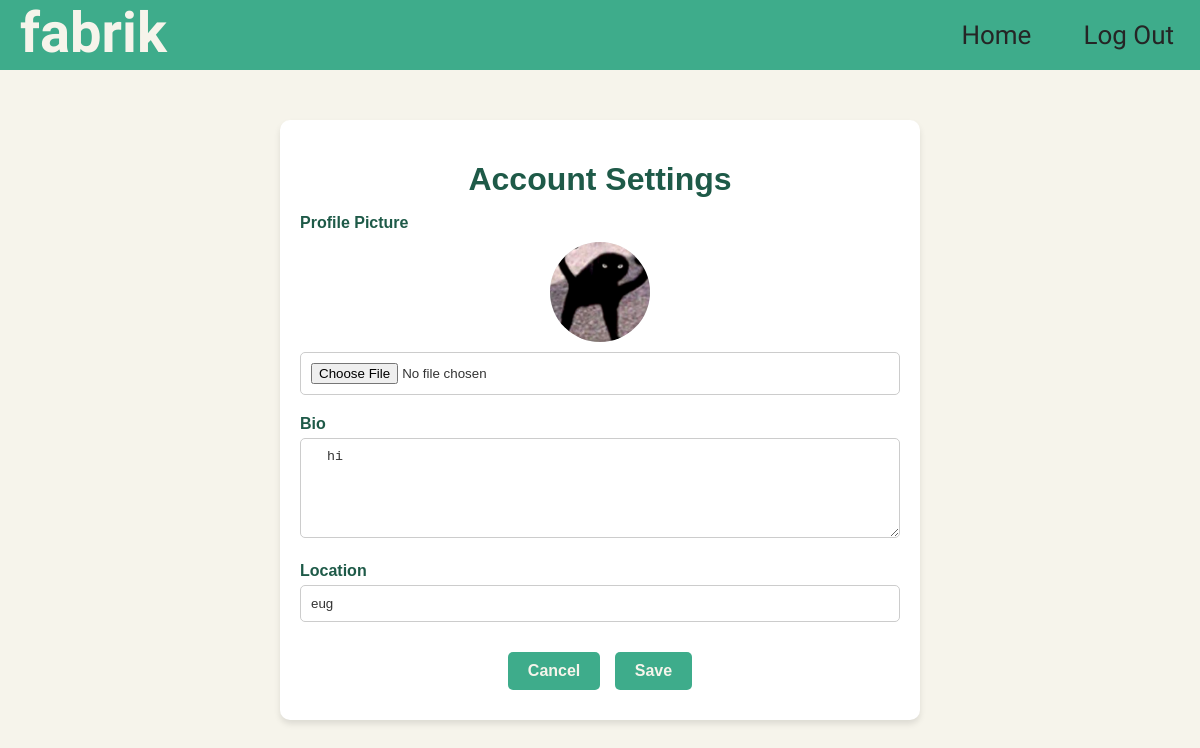
Screenshot of /settings (signed in) with the database file from the repository.
### core/models.py (models this page shows, shortened)
class Profile(models.Model):
    user = models.ForeignKey(User, on_delete=models.CASCADE)
    id_user = models.IntegerField()
    bio = models.TextField(blank=True)
    profileimg = models.ImageField(upload_to='profile_images', default='blank-profile-picture-png.wbpg')
    location = models.CharField(max_length=100, blank=True)

### core/views.py (the view, shortened to what this page needs)
# urls.py: path('settings', views.settings, name='settings'),
@login_required(login_url='signin')
def settings(request):
    user_profile = Profile.objects.get(user=request.user)
    return render(request, 'setting.html', {'user_profile': user_profile})

### templates/setting.html (shortened to what this page needs)
{% load static %}
<!DOCTYPE html>
<html lang="en">
<head>
    <link rel="stylesheet" href="{% static 'css/profile.css' %}">
</head>
<body style ="background:#f6f4ebff">
    <div class="topbar">
        <div class="col logo">
            <a href="/">fabrik</a>
        </div>
        <div class="col topbar-contents">
            <a href="logout">Log Out</a>
            <a href="/">Home</a>
        </div>
    </div>
    <div id="wrapper" class="flex flex-col justify-between h-screen">
    <form action ="" method="POST" enctype="multipart/form-data">
        <div class="settings-container">
            <h1>Account Settings</h1>
            <div class="form-group">
                <label for="profile-pic">Profile Picture</label>
                <img src="{{user_profile.profileimg.url}}" alt="Profile Picture Preview" id="profile-pic-preview" class="profile-pic-preview">
                <input type="file" id="profile-pic" name="image" accept="image/*" onchange="previewProfilePic(event)">
            </div>
            <div class="form-group">
                <label for="about">Bio</label>
                <textarea id="about" name="bio" placeholder="Write something about yourself...">{{user_profile.bio}}</textarea>
            </div>
            <div class="form-group">
                <label for="location">Location</label>
                <input type="text" id="location" name="location" placeholder="Enter your location" value="{{user_profile.location}}">
            </div>
            <div class="btn-container">
                <a href="/" class="btn btn-cancel">Cancel</a>
                <button type="submit" class="btn">Save</button>
            </div>
        </div>
    </form>
</body>
</html>

### static/css/profile.css (style rules this page uses)
html, body { margin: 0; padding: 0; background-color: rgb(35, 35, 35); }
.topbar { text-align: center; background-color: #3eac8bff; overflow: hidden; font-family: Rozha One, serif; font-size: 3.5rem; }
.logo a { float: left; text-decoration: none; color: #f6f4ebff; padding-left: 20px; font-weight: bold; }
.topbar-contents a { float: right; padding: 20px 26px; font-size: 26px; text-decoration: none; color: rgb(37, 37, 37); }

### templates/setting.html (style rules this page uses)
body { font-family: Arial, sans-serif; margin: 0; padding: 0; background-color: #f9f9f9; color: #3eac8bff; }
.settings-container { max-width: 600px; margin: 50px auto; padding: 20px; background: #fff; border-radius: 10px; box-shadow: 0 4px 6px rgba(0, 0, 0, 0.1); }
h1 { text-align: center; color: #1e5a48; font-size: 2rem; margin-bottom: 1rem; }
.form-group { margin-bottom: 20px; }
label { display: block; font-weight: bold; margin-bottom: 5px; color: #1e5a48; }
input, textarea { width: 100%; padding: 10px; border: 1px solid #ccc; border-radius: 5px; color: #333; box-sizing: border-box; }
textarea { resize: vertical; height: 100px; }
.profile-pic-preview { display: block; width: 100px; height: 100px; margin: 10px auto; border-radius: 50%; object-fit: cover; background-color: #ddd; }
.btn { display: inline-block; padding: 10px 20px; font-size: 16px; font-weight: bold; color: #f6f4ebff; background-color: #3eac8bff; border: none; border-radius: 5px; text-align: center; text-decoration: none; cursor: pointer; margin: 10px 5px; transition: background-color 0.3s ease, transform 0.2s ease; }
.btn-container { text-align: center; margin-top: 20px; }
#wrapper { background: none; padding: 0; height: auto; min-height: 85vh; }

### rows the page displays
Profile: profileimg (picture), bio "hi", location "eug"
